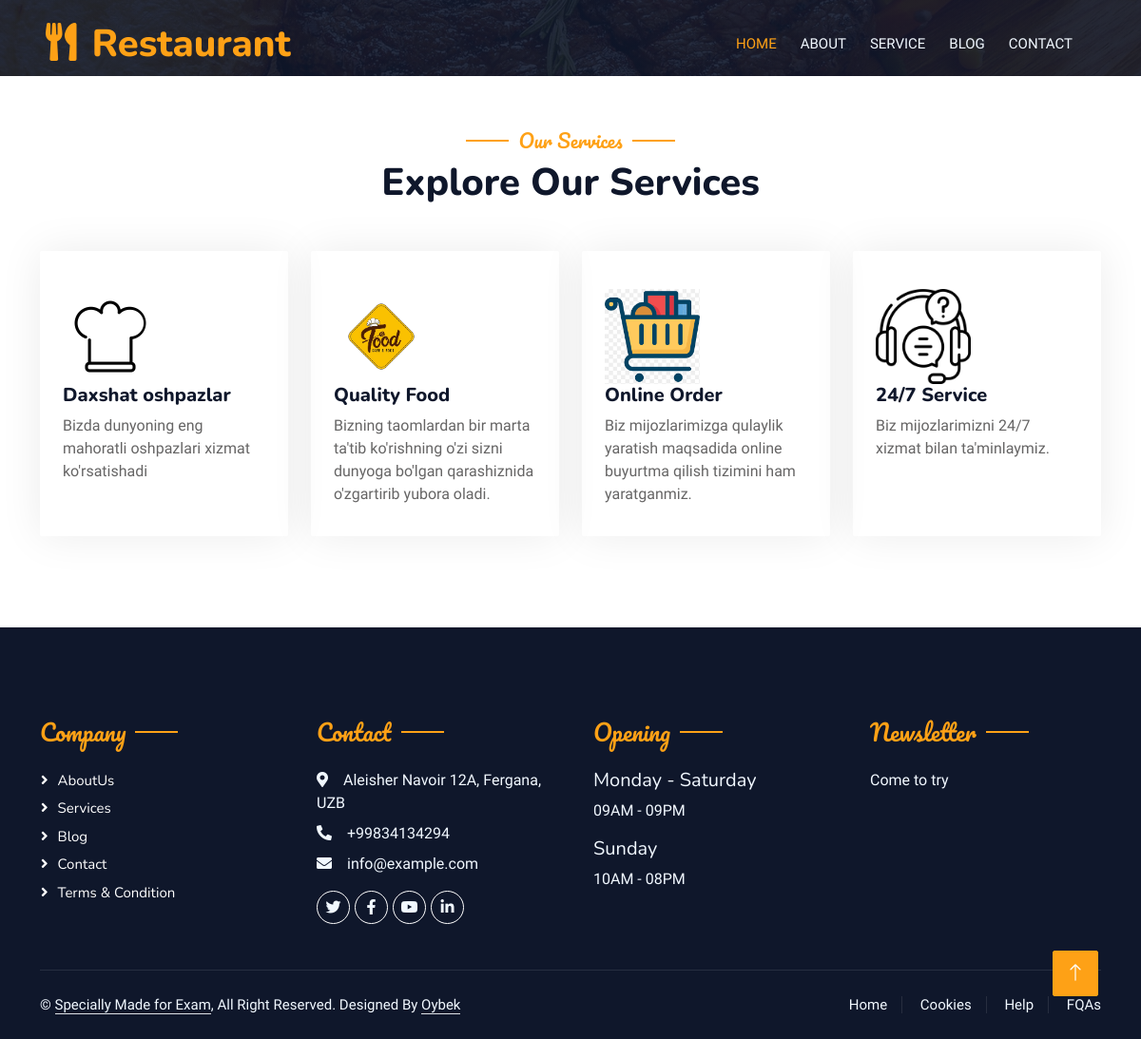
The app's page /service/ with its own data.
### Menu/models.py (models this page shows, shortened)
class Service(models.Model):
    name = models.CharField(max_length=255)
    body = models.TextField()
    icon = models.FileField(upload_to='service/')

### Menu/views.py (the view)
# urls.py: path('service/', views.service, name='service'),
def service(request):
    service = models.Service.objects.all()
    context = {
        'service':service
    }
    return render(request, 'service.html', context)

### templates/service.html (shortened to what this page needs)
{% extends 'base.html' %}
{% block content %}
<div class="container-xxl py-5">
    <div class="container">
        <div class="text-center wow fadeInUp" data-wow-delay="0.1s">
            <h5 class="section-title ff-secondary text-center text-primary fw-normal">Our Services</h5>
            <h1 class="mb-5">Explore Our Services</h1>
        </div>
        <div class="row g-4">
            {% for service_item in service %}
            <div class="col-lg-3 col-sm-6 wow fadeInUp" data-wow-delay="0.1s">
                <div class="service-item rounded pt-3" style="height: 300px; overflow: hidden;">
                    <div class="p-4 pb-0">
                        <img src="{{ service_item.icon.url }}" alt="{{ service_item.name }}"  style="max-height: 100px;" >
                        <h5>{{ service_item.name }}</h5>
                        <p>{{ service_item.body }}</p>
                    </div>
                </div>
            </div>
            {% endfor %}
        </div>
    </div>
</div>
{% endblock %}

### templates/base.html (shortened to what this page needs)
{% load static %}
<!DOCTYPE html>
<html lang="en">
<head>
    <link href="https://cdnjs.cloudflare.com/ajax/libs/font-awesome/5.10.0/css/all.min.css" rel="stylesheet">
    <link href="https://cdn.jsdelivr.net/npm/bootstrap-icons@1.4.1/font/bootstrap-icons.css" rel="stylesheet">
    <link href="{% static 'lib/animate/animate.min.css' %}" rel="stylesheet">
    <link href="{% static 'lib/owlcarousel/assets/owl.carousel.min.css' %}" rel="stylesheet">
    <link href="{% static 'lib/tempusdominus/css/tempusdominus-bootstrap-4.min.css' %}" rel="stylesheet" />
    <link href="{% static 'css/bootstrap.min.css' %}" rel="stylesheet">
    <link href="{% static 'css/style.css' %}" rel="stylesheet">
</head>
<body>
    <div class="container-xxl bg-white p-0">
        <div class="container-xxl position-relative p-0">
            <nav class="navbar navbar-expand-lg navbar-dark bg-dark px-4 px-lg-5 py-3 py-lg-0">
                <a href="" class="navbar-brand p-0">
                    <h1 class="text-primary m-0"><i class="fa fa-utensils me-3"></i>Restaurant</h1>
                </a>
                <div class="collapse navbar-collapse" id="navbarCollapse">
                    <div class="navbar-nav ms-auto py-0 pe-4">
                        <a href="{% url 'index' %}" class="nav-item nav-link active">Home</a>
                        <a href="{% url 'about_us' %}" class="nav-item nav-link">About</a>
                        <a href="{% url 'service' %}" class="nav-item nav-link">Service</a>
                        <a href="{% url 'blog' %}" class="nav-item nav-link">Blog</a>
                        <a href="{% url 'contact' %}" class="nav-item nav-link">Contact</a>
                    </div>
                </div>
            </nav>
            <div class="container-xxl py-4 bg-dark hero-header mb-2">
                <div class="container my-2 py-2">
                </div>
            </div>
        </div>
        {% block content %}
        {% endblock %}
        <div class="container-fluid bg-dark text-light footer pt-5 mt-5 wow fadeIn" data-wow-delay="0.1s">
            <div class="container py-5">
                <div class="row g-5">
                    <div class="col-lg-3 col-md-6">
                        <h4 class="section-title ff-secondary text-start text-primary fw-normal mb-4">Company</h4>
                        <a class="btn btn-link" href="{% url 'about_us' %}">AboutUs</a>
                        <a class="btn btn-link" href="{% url 'service' %}">Services</a>
                        <a class="btn btn-link" href="{% url 'blog' %}">Blog</a>
                        <a class="btn btn-link" href="{% url 'contact' %}">Contact</a>
                        <a class="btn btn-link" href="">Terms & Condition</a>
                    </div>
                    <div class="col-lg-3 col-md-6">
                        <h4 class="section-title ff-secondary text-start text-primary fw-normal mb-4">Contact</h4>
                        <p class="mb-2"><i class="fa fa-map-marker-alt me-3"></i>Aleisher Navoir 12A, Fergana, UZB</p>
                        <p class="mb-2"><i class="fa fa-phone-alt me-3"></i>+99834134294</p>
                        <p class="mb-2"><i class="fa fa-envelope me-3"></i>info@example.com</p>
                        <div class="d-flex pt-2">
                            <a class="btn btn-outline-light btn-social" href=""><i class="fab fa-twitter"></i></a>
                            <a class="btn btn-outline-light btn-social" href=""><i class="fab fa-facebook-f"></i></a>
                            <a class="btn btn-outline-light btn-social" href=""><i class="fab fa-youtube"></i></a>
                            <a class="btn btn-outline-light btn-social" href=""><i class="fab fa-linkedin-in"></i></a>
                        </div>
                    </div>
                    <div class="col-lg-3 col-md-6">
                        <h4 class="section-title ff-secondary text-start text-primary fw-normal mb-4">Opening</h4>
                        <h5 class="text-light fw-normal">Monday - Saturday</h5>
                        <p>09AM - 09PM</p>
                        <h5 class="text-light fw-normal">Sunday</h5>
                        <p>10AM - 08PM</p>
                    </div>
                    <div class="col-lg-3 col-md-6">
                        <h4 class="section-title ff-secondary text-start text-primary fw-normal mb-4">Newsletter</h4>
                        <p>Come to try</p>
                    </div>
                </div>
            </div>
            <div class="container">
                <div class="copyright">
                    <div class="row">
                        <div class="col-md-6 text-center text-md-start mb-3 mb-md-0">
                            &copy; <a class="border-bottom" href="#">Specially Made for Exam</a>, All Right Reserved.
							Designed By <a class="border-bottom" href="https://htmlcodex.com">Oybek</a>
                        </div>
                        <div class="col-md-6 text-center text-md-end">
                            <div class="footer-menu">
                                <a href="{% url 'index' %}">Home</a>
                                <a href="">Cookies</a>
                                <a href="">Help</a>
                                <a href="">FQAs</a>
                            </div>
                        </div>
                    </div>
                </div>
            </div>
        </div>
        <a href="#" class="btn btn-lg btn-primary btn-lg-square back-to-top"><i class="bi bi-arrow-up"></i></a>
    </div>
</body>
</html>

### static/css/style.css (style rules this page uses)
:root { --primary: #FEA116; --light: #F1F8FF; --dark: #0F172B; }
.ff-secondary { font-family: 'Pacifico', cursive; }
.back-to-top { position: fixed; display: none; right: 45px; bottom: 45px; z-index: 99; }
.btn { font-family: 'Nunito', sans-serif; font-weight: 500; text-transform: uppercase; transition: .5s; }
.btn.btn-primary, .btn.btn-secondary { color: #FFFFFF; }
.btn-lg-square { width: 48px; height: 48px; }
.btn-square, .btn-sm-square, .btn-lg-square { padding: 0; display: flex; align-items: center; justify-content: center; font-weight: normal; border-radius: 2px; }
.navbar-dark .navbar-nav .nav-link { position: relative; margin-left: 25px; padding: 35px 0; font-size: 15px; color: var(--light) !important; text-transform: uppercase; font-weight: 500; outline: none; transition: .5s; }
.navbar-dark .navbar-nav .nav-link:hover, .navbar-dark .navbar-nav .nav-link.active { color: var(--primary) !important; }
@media (min-width: 992px) { .navbar-dark { position: absolute; width: 100%; top: 0; left: 0; z-index: 999; background: transparent !important; } }
.hero-header { background: linear-gradient(rgba(15, 23, 43, .9), rgba(15, 23, 43, .9)), url(../img/bg-hero.jpg); background-position: center center; background-repeat: no-repeat; background-size: cover; }
.section-title { position: relative; display: inline-block; }
.section-title::before { position: absolute; content: ""; width: 45px; height: 2px; top: 50%; left: -55px; margin-top: -1px; background: var(--primary); }
.section-title::after { position: absolute; content: ""; width: 45px; height: 2px; top: 50%; right: -55px; margin-top: -1px; background: var(--primary); }
.section-title.text-start::before, .section-title.text-end::after { display: none; }
.service-item { box-shadow: 0 0 45px rgba(0, 0, 0, .08); transition: .5s; }
.service-item * { transition: .5s; }
.footer .btn.btn-social { margin-right: 5px; width: 35px; height: 35px; display: flex; align-items: center; justify-content: center; color: var(--light); border: 1px solid #FFFFFF; border-radius: 35px; transition: .3s; }
.footer .btn.btn-link { display: block; margin-bottom: 5px; padding: 0; text-align: left; color: #FFFFFF; font-size: 15px; font-weight: normal; text-transform: capitalize; transition: .3s; }
.footer .btn.btn-link::before { position: relative; content: "\f105"; font-family: "Font Awesome 5 Free"; font-weight: 900; margin-right: 10px; }
.footer .copyright { padding: 25px 0; font-size: 15px; border-top: 1px solid rgba(256, 256, 256, .1); }
.footer .copyright a { color: var(--light); }
.footer .footer-menu a { margin-right: 15px; padding-right: 15px; border-right: 1px solid rgba(255, 255, 255, .1); }
.footer .footer-menu a:last-child { margin-right: 0; padding-right: 0; border-right: none; }

### records on screen
Service: icon (picture), name "Daxshat oshpazlar", body "Bizda dunyoning eng mahoratli oshpazlari xizmat ko'rsatishadi"
Service: icon (picture), name "Quality Food", body "Bizning taomlardan bir marta ta'tib ko'rishning o'zi sizni dunyoga bo'lgan qarashiznida o'zgartirib yubora oladi."
Service: icon (picture), name "Online Order", body "Biz mijozlarimizga qulaylik yaratish maqsadida online buyurtma qilish tizimini ham yaratganmiz."
Service: icon (picture), name "24/7 Service", body "Biz mijozlarimizni 24/7 xizmat bilan ta'minlaymiz."
